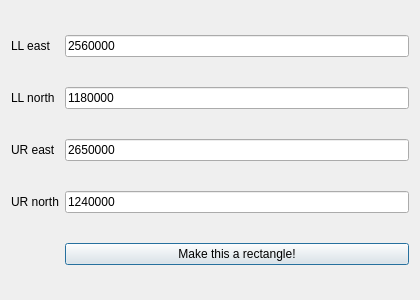
<?xml version="1.0" encoding="UTF-8"?>
<ui version="4.0">
 <class>sitnRectangleDialogBase</class>
 <widget class="QDialog" name="sitnRectangleDialogBase">
  <property name="geometry">
   <rect>
    <x>0</x>
    <y>0</y>
    <width>420</width>
    <height>300</height>
   </rect>
  </property>
  <property name="windowTitle">
   <string>sitn rectangle</string>
  </property>
  <layout class="QGridLayout" name="gridLayout">
   <item row="5" column="0">
    <widget class="QLabel" name="label_4">
     <property name="text">
      <string>UR north</string>
     </property>
    </widget>
   </item>
   <item row="2" column="1">
    <widget class="QLineEdit" name="llnorth">
     <property name="text">
      <string>1180000</string>
     </property>
    </widget>
   </item>
   <item row="1" column="0">
    <widget class="QLabel" name="label_3">
     <property name="text">
      <string>LL east</string>
     </property>
    </widget>
   </item>
   <item row="5" column="1">
    <widget class="QLineEdit" name="urnorth">
     <property name="text">
      <string>1240000</string>
     </property>
    </widget>
   </item>
   <item row="1" column="1">
    <widget class="QLineEdit" name="lleast">
     <property name="text">
      <string>2560000</string>
     </property>
    </widget>
   </item>
   <item row="2" column="0">
    <widget class="QLabel" name="label_2">
     <property name="text">
      <string>LL north</string>
     </property>
    </widget>
   </item>
   <item row="3" column="1">
    <widget class="QLineEdit" name="ureast">
     <property name="autoFillBackground">
      <bool>false</bool>
     </property>
     <property name="text">
      <string>2650000</string>
     </property>
    </widget>
   </item>
   <item row="3" column="0">
    <widget class="QLabel" name="label">
     <property name="text">
      <string>UR east</string>
     </property>
    </widget>
   </item>
   <item row="6" column="1">
    <widget class="QPushButton" name="btnRun">
     <property name="text">
      <string>Make this a rectangle!</string>
     </property>
    </widget>
   </item>
  </layout>
 </widget>
 <resources/>
 <connections/>
</ui>
